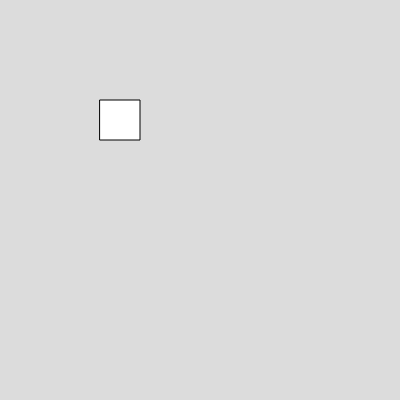
Frame 1 (no input)
Frame 60 (no input): identical to frame 1, image omitted
Frame 120 (the mouse pressed at the canvas centre since frame 60): identical to frame 1, image omitted

The p5.js sketch that drew this single still picture (run headless with seeded random() and noise() and a simulated clock; from frame 60 on, the mouse is pressed at the canvas centre):

// p5.js sketch
// ── sketch.js
function setup() {
  createCanvas(400, 400);
}

function draw() {
  background(220);

  rect(100, 100, 40)
}
